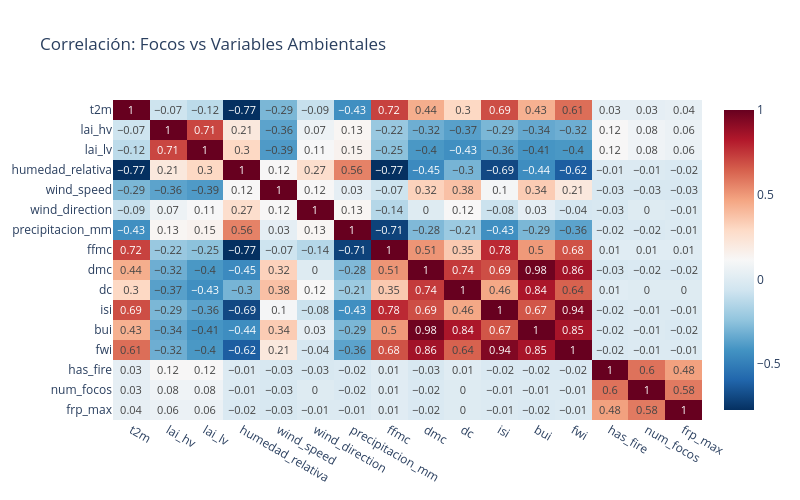

The cell this chart's notebook holds for it:
### Code cell
# Correlación focos con otras variables
variables_corr_focos = [ 't2m', 'lai_hv', 'lai_lv', 'humedad_relativa', 'wind_speed',
                        'wind_direction', 'precipitacion_mm', 
                        'ffmc', 'dmc', 'dc', 'isi', 'bui', 'fwi', 
                        'has_fire', 'num_focos', 'frp_max' ]

corr_focos = df[variables_corr_focos].corr().round(2)

fig_corr_focos = px.imshow(
    corr_focos,
    text_auto=True,
    aspect="auto",
    color_continuous_scale='RdBu_r',
    title="Correlación: Focos vs Variables Ambientales"
)
fig_corr_focos.update_layout(
    width=800,
    height=500
)
fig_corr_focos.show()

# Correlación específica con num_focos
print("\n📈 CORRELACIONES CON NÚMERO DE FOCOS:")
correlaciones = corr_focos['num_focos'].sort_values(ascending=False)
for var, corr in correlaciones.items():
    if var != 'num_focos':
        print(f"   {var}: {corr:.3f}")

### Figure 1 — Plotly figure (JSON) as saved in the notebook; plotly's stock layout.template omitted (floating-point values rounded to 4 significant figures; data arrays with more than 128 entries replaced by an {"elided": "..."} marker saying what was removed)
{"data": [{"coloraxis": "coloraxis", "hovertemplate": "x: %{x}<br>y: %{y}<br>color: %{z}<extra></extra>", "name": "0", "texttemplate": "%{z}", "type": "heatmap", "x": ["t2m", "lai_hv", "lai_lv", "humedad_relativa", "wind_speed", "wind_direction", "precipitacion_mm", "ffmc", "dmc", "dc", "isi", "bui", "fwi", "has_fire", "num_focos", "frp_max"], "xaxis": "x", "y": ["t2m", "lai_hv", "lai_lv", "humedad_relativa", "wind_speed", "wind_direction", "precipitacion_mm", "ffmc", "dmc", "dc", "isi", "bui", "fwi", "has_fire", "num_focos", "frp_max"], "yaxis": "y", "z": {"elided": "16x16 float values"}}], "layout": {"coloraxis": {"colorscale": [[0, "rgb(5,48,97)"], [0.1, "rgb(33,102,172)"], [0.2, "rgb(67,147,195)"], [0.3, "rgb(146,197,222)"], [0.4, "rgb(209,229,240)"], [0.5, "rgb(247,247,247)"], [0.6, "rgb(253,219,199)"], [0.7, "rgb(244,165,130)"], [0.8, "rgb(214,96,77)"], [0.9, "rgb(178,24,43)"], [1, "rgb(103,0,31)"]]}, "height": 500, "title": {"text": "Correlación: Focos vs Variables Ambientales"}, "width": 800, "xaxis": {"anchor": "y", "domain": [0, 1]}, "yaxis": {"anchor": "x", "autorange": "reversed", "domain": [0, 1]}}}
